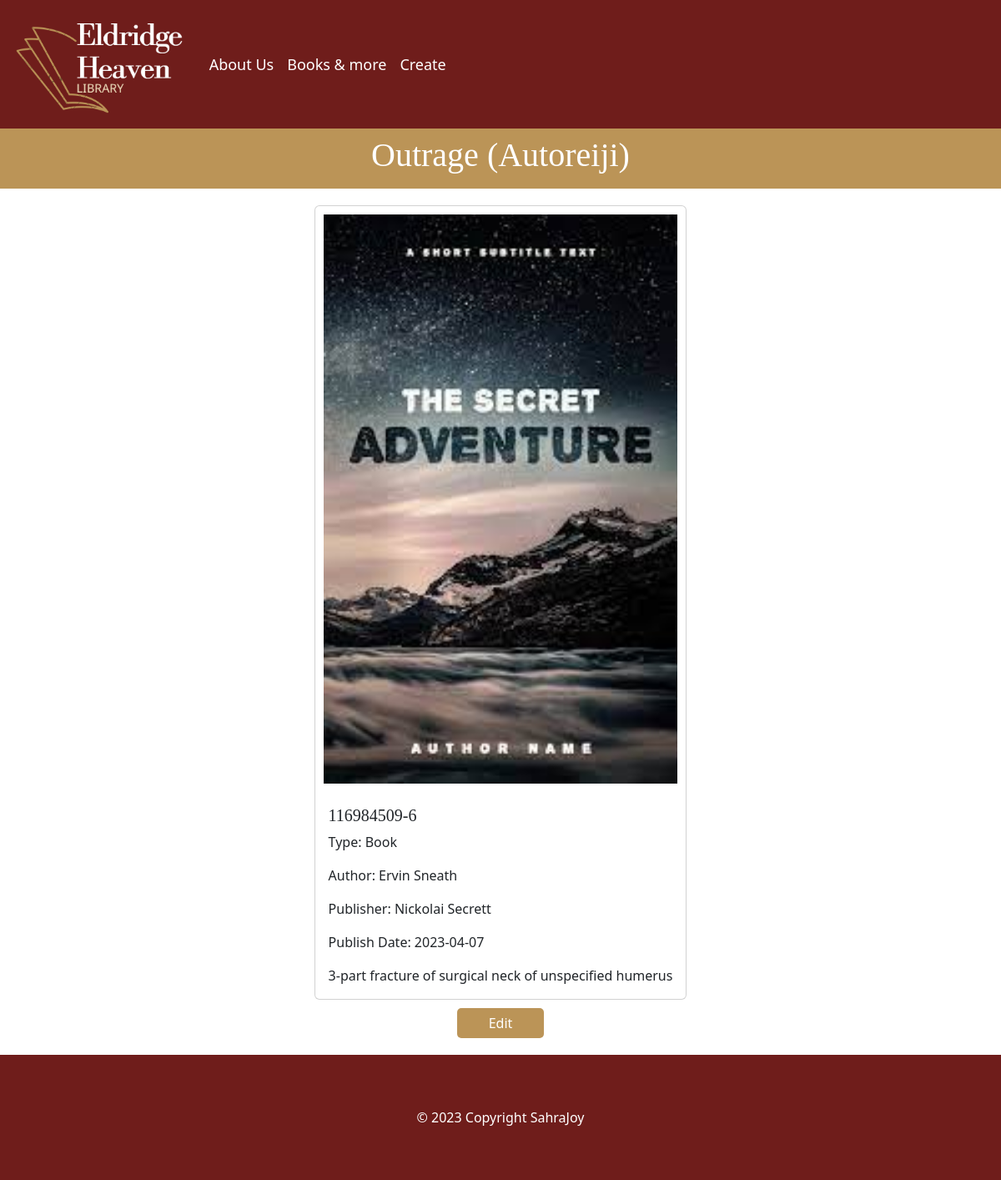
The app's page /details.php?id=44 with its own data.
### tables this page shows
CREATE TABLE `stock` (
  `id_stock` int(11) NOT NULL,
  `title` varchar(50) NOT NULL,
  `img` varchar(50) DEFAULT NULL,
  `isbn` varchar(50) NOT NULL,
  `description` varchar(265) DEFAULT NULL,
  `fk_type` int(11) NOT NULL,
  `fk_author` int(11) NOT NULL,
  `fk_publisher` int(11) NOT NULL,
  `publish_date` date NOT NULL
);

CREATE TABLE `type` (
  `id_type` int(11) NOT NULL,
  `type` varchar(50) DEFAULT NULL
);

CREATE TABLE `author` (
  `id_author` int(11) NOT NULL,
  `first_name` varchar(50) DEFAULT NULL,
  `last_name` varchar(50) DEFAULT NULL
);

CREATE TABLE `publisher` (
  `id_publisher` int(11) NOT NULL,
  `first_name` varchar(50) DEFAULT NULL,
  `last_name` varchar(50) DEFAULT NULL,
  `address` varchar(50) DEFAULT NULL,
  `city` varchar(50) DEFAULT NULL
);

### details.php (the view, shortened to what this page needs)
<?php
    require_once 'components/db_connect.php';
    if(isset($_GET['id']) && !empty($_GET["id"])){
        $id_stock = mysqli_real_escape_string($conn, $_GET['id']);
        $sql = "SELECT stock.*,
                        type.type AS typeName,
                        author.first_name AS authorFirstName,
                        author.last_name AS authorLastName,
                        publisher.first_name AS publisherFirstName,
                        publisher.last_name AS publisherLastName
                FROM `stock`
                INNER JOIN `type` ON stock.fk_type = type.id_type
                INNER JOIN `author` ON stock.fk_author = author.id_author
                INNER JOIN `publisher` ON stock.fk_publisher = publisher.id_publisher
    	        WHERE `stock`.`id_stock` = $id_stock";
        $result = mysqli_query($conn, $sql);
        $cards = "";
        $title = "";
        if(mysqli_num_rows($result) > 0) {
            $row = mysqli_fetch_assoc($result);
                $cards .= "
                    <div class='card'>
                        <img src='assets/{$row["img"]}' class='card-img-top' style='width: 100%' alt='...'>
                        <div class='card-body'>
                            <h5>{$row["isbn"]}</h5>
                            <p class='card-text'>Type: {$row["typeName"]}</p>
                            <p class='card-text'>Author: {$row["authorFirstName"]} {$row["authorLastName"]}</p>
                            <p class='card-text'>Publisher: {$row["publisherFirstName"]} {$row["publisherLastName"]}</p>
                            <p class='card-text'>Publish Date: {$row["publish_date"]}</p>
                            <p class='card-text'>{$row["description"]}</p>
                        </div>
                    </div>
                ";
                $title = "<h1>{$row["title"]}</h1>";
        } else {
            $cards = "no data found";
        }
    }
?>
<!doctype html>
<html lang="en">
<head>
    <link href="https://cdn.jsdelivr.net/npm/bootstrap@5.3.2/dist/css/bootstrap.min.css" rel="stylesheet">
    <link rel="stylesheet" href="CSS/style.css">
</head>
<body>
    <?php require_once 'components/navbar.php'; ?>
    <div class='headline'>
        <h1><?= $title; ?></h1>
    </div>
    <div class='details'>
        <div id="cardDiv">
            <?= $cards; ?>
        </div>
        <?php if (isset($row)): ?>
            <a href='update.php?id=<?= $row["id_stock"]; ?>' class='btn btn-success'>Edit</a>
        <?php endif; ?>
    </div>
    <?php require_once 'components/footer.php'; ?>
</body>
</html>

### CSS/style.css (style rules this page uses)
.headline { display: flex; justify-content: center; align-items: center; padding: 1vh; width: 100%; background-color: #BB9457; }
h5 { font-family: 'Source Serif 4', serif; }
.headline h1 { font-family: 'Source Serif 4', serif; color: white; }
.details { margin: 20px; display: flex; justify-content: center; align-items: center; flex-direction: column; }
.details .btn { margin-top: 10px; width: 13vh; background-color: #BB9457; border: none; border-radius: 5px; }
.details #cardDiv .card img { padding: 10px; border: none; width: 100%; }
.details #cardDiv .card { overflow: hidden; display: flex; justify-content: center; align-items: center; flex-direction: column; }

### records on screen
stock: title "Outrage (Autoreiji)", img (picture), isbn "116984509-6", fk_type.type "Book", fk_author.first_name "Ervin", fk_author.last_name "Sneath", fk_publisher.first_name "Nickolai", fk_publisher.last_name "Secrett", publish_date "2023-04-07", description "3-part fracture of surgical neck of unspecified humerus"
